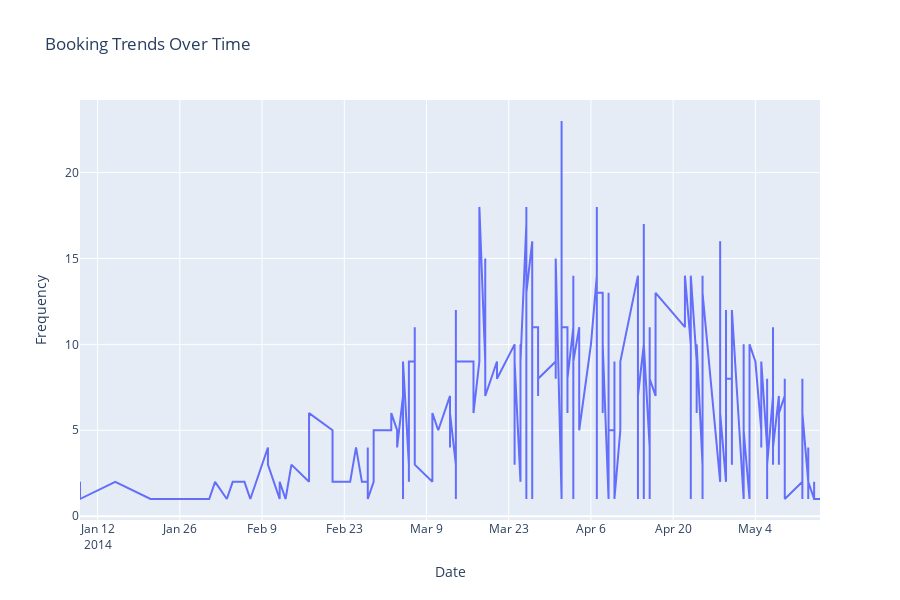

Source (notebook cell):
### Code cell
df = bookers_df.sort_values('Date')
fig = go.Figure()
# lineplot frequency
fig.add_trace(go.Scatter(x=df['Date'], y=df.groupby('Date').size(), mode='lines', name='Frequency'))

fig.update_layout(title='Booking Trends Over Time', xaxis_title='Date', yaxis_title='Frequency', height=600)

fig.show()

### Figure 1 — Plotly figure (JSON) as saved in the notebook; plotly's stock layout.template omitted (floating-point values rounded to 4 significant figures; data arrays with more than 128 entries replaced by an {"elided": "..."} marker saying what was removed)
{"data": [{"mode": "lines", "name": "Frequency", "type": "scatter", "x": {"elided": "2022 str values"}, "y": {"elided": "320 int values"}}], "layout": {"height": 600, "title": {"text": "Booking Trends Over Time"}, "xaxis": {"title": {"text": "Date"}}, "yaxis": {"title": {"text": "Frequency"}}}}
